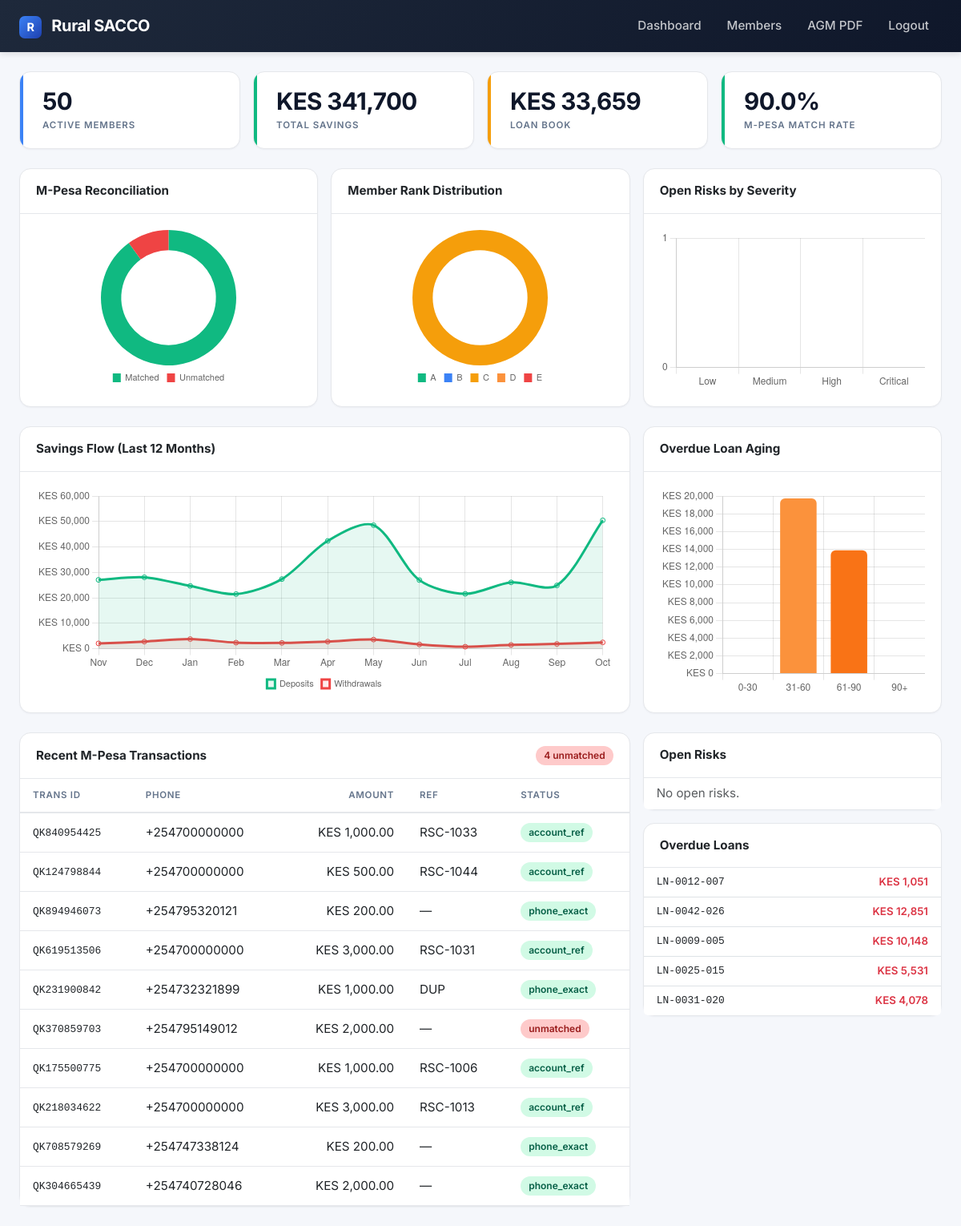
Page / (signed in) on the earlier database version.
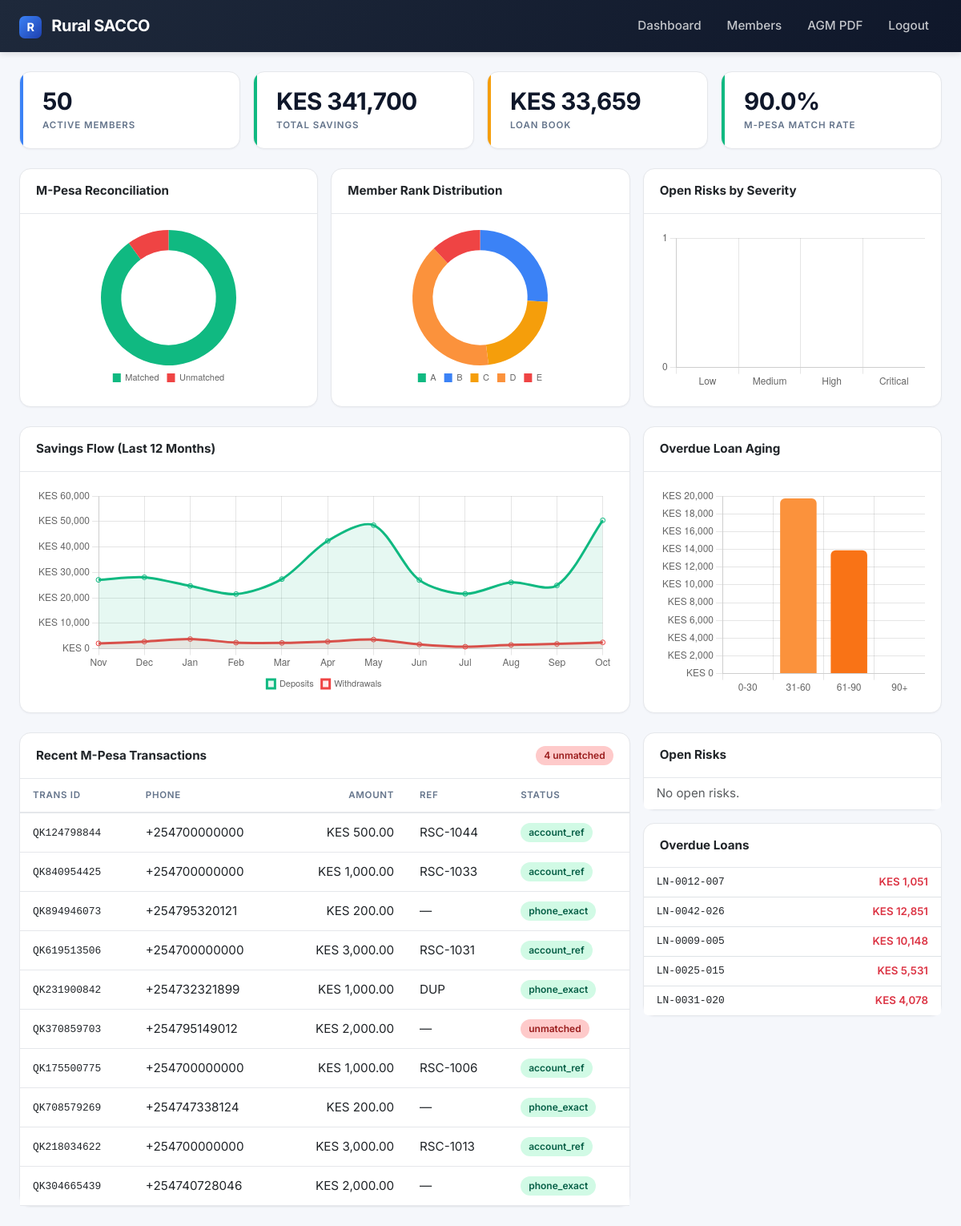
Same page on the later database version.
### app/models/mpesa.py (models this page shows)
class MpesaTransaction(db.Model):
    __tablename__ = "mpesa_transactions"
    id = db.Column(db.Integer, primary_key=True)
    trans_id = db.Column(db.String(30), unique=True, index=True)
    trans_time = db.Column(db.DateTime)
    amount = db.Column(db.Numeric(12, 2))
    msisdn = db.Column(db.String(20), index=True)
    first_name = db.Column(db.String(50))
    middle_name = db.Column(db.String(50))
    last_name = db.Column(db.String(50))
    account_ref = db.Column(db.String(50), index=True)
    org_account_balance = db.Column(db.Numeric(12, 2))
    raw_json = db.Column(db.Text)
    matched_transaction_id = db.Column(db.Integer, db.ForeignKey("transactions.id"))
    matched_at = db.Column(db.DateTime)
    match_method = db.Column(db.String(30))
    match_confidence = db.Column(db.Float)
    status = db.Column(db.String(20), default="unmatched")
    created_at = db.Column(db.DateTime, default=datetime.utcnow)

### app/models/loan.py (models this page shows)
class Loan(db.Model):
    __tablename__ = "loans"
    id = db.Column(db.Integer, primary_key=True)
    loan_number = db.Column(db.String(30), unique=True, index=True)
    member_id = db.Column(db.Integer, db.ForeignKey("members.id"), nullable=False, index=True)
    principal = db.Column(db.Numeric(12, 2), nullable=False)
    interest_rate = db.Column(db.Float, nullable=False)
    interest_method = db.Column(db.String(20), default="flat")
    term_months = db.Column(db.Integer, nullable=False)
    purpose = db.Column(db.String(200))
    status = db.Column(db.String(20), default="pending")
    disbursement_date = db.Column(db.Date)
    due_date = db.Column(db.Date)
    outstanding_balance = db.Column(db.Numeric(12, 2), default=0)
    approved_by = db.Column(db.String(50))
    created_at = db.Column(db.DateTime, default=datetime.utcnow)

### app/routes/dashboard.py (the view)
@dashboard_bp.route("/")
@login_required
def index():
    total_members = Member.query.filter_by(status="active").count()
    total_savings = float(db.session.query(
        db.func.coalesce(db.func.sum(Member.savings_balance), 0)
    ).scalar() or 0)
    total_loan_book = float(db.session.query(
        db.func.coalesce(db.func.sum(Loan.outstanding_balance), 0)
    ).filter(Loan.status.in_(["active", "disbursed", "overdue"])).scalar() or 0)
    mpesa_total = MpesaTransaction.query.count()
    mpesa_matched = MpesaTransaction.query.filter_by(status="matched").count()
    unmatched_count = mpesa_total - mpesa_matched
    match_rate = (100.0 * mpesa_matched / mpesa_total) if mpesa_total else 0.0
    rank_dist = {r: 0 for r in "ABCDE"}
    for (rank,) in db.session.query(Member.default_rank).filter_by(status="active"):
        if rank in rank_dist:
            rank_dist[rank] += 1
    risk_sev = {"low": 0, "medium": 0, "high": 0, "critical": 0}
    for (sev,) in db.session.query(RiskEvent.severity).filter_by(status="open"):
        if sev in risk_sev:
            risk_sev[sev] += 1
    today = date.today()
    first = today.replace(day=1) - relativedelta(months=11)
    months, cur = [], first
    for _ in range(12):
        months.append(cur)
        cur += relativedelta(months=1)
    keys = [m.strftime("%Y-%m") for m in months]
    month_labels = [m.strftime("%b") for m in months]
    dep = {k: 0.0 for k in keys}
    wd = {k: 0.0 for k in keys}
    for txn in Transaction.query.filter(Transaction.created_at >= first).all():
        key = txn.created_at.strftime("%Y-%m")
        if key not in dep:
            continue
        if txn.type == "deposit":
            dep[key] += float(txn.amount)
        elif txn.type == "withdrawal":
            wd[key] += float(txn.amount)
    aging = {"0-30": 0.0, "31-60": 0.0, "61-90": 0.0, "90+": 0.0}
    active_loans = Loan.query.filter(
        Loan.status.in_(["active", "disbursed", "overdue"]),
        Loan.outstanding_balance > 0, Loan.due_date.isnot(None),
    ).all()
    for l in active_loans:
        days = (today - l.due_date).days
        if days <= 0:
            continue
        amt = float(l.outstanding_balance or 0)
        if days <= 30: aging["0-30"] += amt
        elif days <= 60: aging["31-60"] += amt
        elif days <= 90: aging["61-90"] += amt
        else: aging["90+"] += amt
    recent_mpesa = (MpesaTransaction.query
                    .order_by(MpesaTransaction.created_at.desc()).limit(10).all())
    open_risks = (RiskEvent.query.filter_by(status="open")
                  .order_by(RiskEvent.created_at.desc()).limit(8).all())
    overdue = (Loan.query
               .filter(Loan.status.in_(["active", "disbursed", "overdue"]),
                       Loan.due_date < today, Loan.outstanding_balance > 0)
               .order_by(Loan.due_date.asc()).limit(8).all())
    return render_template(
        "dashboard/index.html",
        total_members=total_members, total_savings=total_savings,
        total_loan_book=total_loan_book, match_rate=match_rate,
        mpesa_matched=mpesa_matched, unmatched_count=unmatched_count,
        rank_dist=rank_dist, risk_sev=risk_sev,
        month_labels=month_labels,
        deposits=[round(dep[k], 2) for k in keys],
        withdrawals=[round(wd[k], 2) for k in keys],
        aging=aging, recent_mpesa=recent_mpesa,
        open_risks=open_risks, overdue=overdue,
    )

### app/services/auth.py (called while the page is built)
def login_required(f):
    @wraps(f)
    def wrapped(*args, **kwargs):
        if not session.get("user_id"):
            flash("Please log in first.", "warning")
            return redirect(url_for("auth.login"))
        return f(*args, **kwargs)
    return wrapped

### app/templates/dashboard/index.html (shortened to what the changed rows need)
{% extends "base.html" %}
{% block content %}
<div class="row g-3 mb-4">
    <div class="col-md-4"><div class="card h-100">
        <div class="card-body"><div class="chart-container chart-sm"><canvas id="rankChart"></canvas></div></div>
    </div></div>
</div>
<div class="row g-3">
    <div class="col-lg-8"><div class="card">
        <div class="table-responsive">
            <table class="table table-hover mb-0">
                <thead><tr><th>Trans ID</th><th>Phone</th><th class="text-end">Amount</th><th>Ref</th><th>Status</th></tr></thead>
                <tbody>
                    {% for m in recent_mpesa %}
                    <tr class="{{ 'row-matched' if m.status=='matched' else 'row-unmatched' }}">
                        <td class="mono">{{ m.trans_id }}</td>
                        <td>{{ m.msisdn }}</td>
                        <td class="text-end">KES {{ '{:,.2f}'.format(m.amount|float) }}</td>
                        <td>{{ m.account_ref or '—' }}</td>
                        <td>
                            {% if m.status=='matched' %}<span class="status-pill status-success">{{ m.match_method or 'matched' }}</span>
                            {% else %}<span class="status-pill status-danger">unmatched</span>{% endif %}
                        </td>
                    </tr>
                    {% else %}
                    <tr><td colspan="5" class="text-center text-muted py-4">No transactions yet.</td></tr>
                    {% endfor %}
                </tbody>
            </table>
        </div>
    </div></div>
    <div class="col-lg-4">
        <div class="card">
            <div class="list-group list-group-flush">
                {% for loan in overdue %}
                <div class="list-group-item d-flex justify-content-between px-3 py-2">
                    <span class="mono small">{{ loan.loan_number }}</span>
                    <span class="text-danger small fw-semibold">KES {{ '{:,.0f}'.format(loan.outstanding_balance|float) }}</span>
                </div>
                {% else %}
                <div class="list-group-item text-muted small">None overdue.</div>
                {% endfor %}
            </div>
        </div>
    </div>
</div>
{% endblock %}
{% block scripts %}
<script>
const opts = { responsive: true, maintainAspectRatio: false,
    plugins: { legend: { position: 'bottom', labels: { boxWidth: 10, font: { size: 11 } } } } };
new Chart(document.getElementById('matchChart'), {
    type: 'doughnut',
    data: { labels: ['Matched','Unmatched'],
        datasets: [{ data: [{{ mpesa_matched }}, {{ unmatched_count }}],
            backgroundColor: ['#10b981','#ef4444'], borderWidth: 0 }] },
    options: { ...opts, cutout: '70%' }
});
new Chart(document.getElementById('rankChart'), {
    type: 'doughnut',
    data: { labels: ['A','B','C','D','E'],
        datasets: [{ data: [{{ rank_dist.A }},{{ rank_dist.B }},{{ rank_dist.C }},{{ rank_dist.D }},{{ rank_dist.E }}],
            backgroundColor: ['#10b981','#3b82f6','#f59e0b','#fb923c','#ef4444'], borderWidth: 0 }] },
    options: { ...opts, cutout: '70%' }
});
new Chart(document.getElementById('riskChart'), {
    type: 'bar',
    data: { labels: ['Low','Medium','High','Critical'],
        datasets: [{ data: [{{ risk_sev.low }},{{ risk_sev.medium }},{{ risk_sev.high }},{{ risk_sev.critical }}],
            backgroundColor: ['#94a3b8','#f59e0b','#fb923c','#ef4444'], borderRadius: 6 }] },
    options: { ...opts, plugins: { legend: { display: false } }, scales: { y: { beginAtZero: true, ticks: { stepSize: 1 } } } }
});
new Chart(document.getElementById('savingsChart'), {
    type: 'line',
    data: { labels: {{ month_labels|tojson }},
        datasets: [
            { label: 'Deposits', data: {{ deposits|tojson }}, borderColor: '#10b981',
              backgroundColor: 'rgba(16,185,129,0.1)', tension: 0.3, fill: true },
            { label: 'Withdrawals', data: {{ withdrawals|tojson }}, borderColor: '#ef4444',
              backgroundColor: 'rgba(239,68,68,0.1)', tension: 0.3, fill: true }
        ] },
    options: { ...opts, scales: { y: { beginAtZero: true, ticks: { callback: v => 'KES ' + v.toLocaleString() } } } }
});
new Chart(document.getElementById('agingChart'), {
    type: 'bar',
    data: { labels: ['0-30','31-60','61-90','90+'],
        datasets: [{ data: [{{ aging['0-30'] }},{{ aging['31-60'] }},{{ aging['61-90'] }},{{ aging['90+'] }}],
            backgroundColor: ['#fbbf24','#fb923c','#f97316','#ef4444'], borderRadius: 6 }] },
    options: { ...opts, plugins: { legend: { display: false } }, scales: { y: { beginAtZero: true, ticks: { callback: v => 'KES ' + v.toLocaleString() } } } }
});
</script>
{% endblock %}

Differences in the rows shown:
changed MpesaTransaction "RSC-1044": moves up the list
changed MpesaTransaction "QK708579269": moves up the list
Other differences:
chart data {{ rank_dist.B }}: 0 → 13
chart data {{ rank_dist.C }}: 50 → 11
chart data {{ rank_dist.D }}: 0 → 20
chart data {{ rank_dist.E }}: 0 → 6
